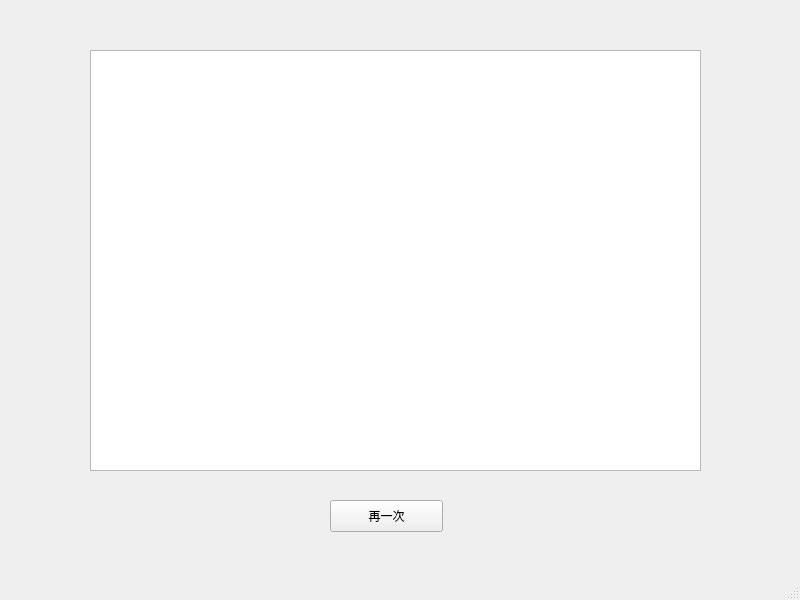
<?xml version="1.0" encoding="UTF-8"?>
<ui version="4.0">
 <class>MainWindow</class>
 <widget class="QMainWindow" name="MainWindow">
  <property name="geometry">
   <rect>
    <x>0</x>
    <y>0</y>
    <width>800</width>
    <height>600</height>
   </rect>
  </property>
  <property name="windowTitle">
   <string>MainWindow</string>
  </property>
  <widget class="QWidget" name="centralwidget">
   <widget class="QTextEdit" name="textEdit">
    <property name="geometry">
     <rect>
      <x>90</x>
      <y>50</y>
      <width>611</width>
      <height>421</height>
     </rect>
    </property>
   </widget>
   <widget class="QPushButton" name="pushButton">
    <property name="geometry">
     <rect>
      <x>330</x>
      <y>500</y>
      <width>113</width>
      <height>32</height>
     </rect>
    </property>
    <property name="text">
     <string>再一次</string>
    </property>
   </widget>
  </widget>
  <widget class="QStatusBar" name="statusbar"/>
 </widget>
 <resources/>
 <connections/>
</ui>
